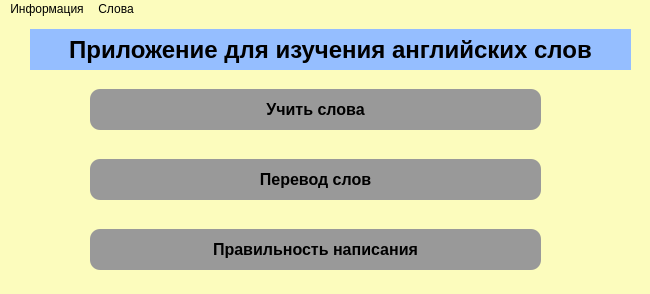
<?xml version="1.0" encoding="UTF-8"?>
<ui version="4.0">
 <class>MainWindow</class>
 <widget class="QMainWindow" name="MainWindow">
  <property name="geometry">
   <rect>
    <x>0</x>
    <y>0</y>
    <width>650</width>
    <height>294</height>
   </rect>
  </property>
  <property name="windowTitle">
   <string>Главное окно</string>
  </property>
  <property name="styleSheet">
   <string notr="true">background-color: rgb(252, 252, 189);</string>
  </property>
  <widget class="QWidget" name="centralwidget">
   <widget class="QLabel" name="label">
    <property name="geometry">
     <rect>
      <x>30</x>
      <y>10</y>
      <width>601</width>
      <height>41</height>
     </rect>
    </property>
    <property name="font">
     <font>
      <pointsize>18</pointsize>
      <weight>75</weight>
      <bold>true</bold>
     </font>
    </property>
    <property name="styleSheet">
     <string notr="true">background-color: rgb(149, 190, 255);</string>
    </property>
    <property name="text">
     <string>Приложение для изучения английских слов</string>
    </property>
    <property name="alignment">
     <set>Qt::AlignCenter</set>
    </property>
   </widget>
   <widget class="QPushButton" name="btn_open_learn_words">
    <property name="geometry">
     <rect>
      <x>90</x>
      <y>70</y>
      <width>451</width>
      <height>41</height>
     </rect>
    </property>
    <property name="font">
     <font>
      <pointsize>-1</pointsize>
      <weight>75</weight>
      <bold>true</bold>
     </font>
    </property>
    <property name="cursor">
     <cursorShape>ArrowCursor</cursorShape>
    </property>
    <property name="layoutDirection">
     <enum>Qt::LeftToRight</enum>
    </property>
    <property name="styleSheet">
     <string notr="true">QPushButton {
    background-color: rgb(153, 153, 153);
    border: none;
    color: #0000;
    padding: 8px 16px;
    font-size: 16px;
    font-weight: bold;
    border-radius: 10px;;
}

QPushButton:pressed {
     background-color: rgb(0, 170, 0);
    padding-left: 14px;
    padding-top: 10px;
}

QPushButton:focus {
    outline: none;
}
</string>
    </property>
    <property name="text">
     <string>Учить слова</string>
    </property>
    <property name="autoRepeatInterval">
     <number>100</number>
    </property>
   </widget>
   <widget class="QPushButton" name="btn_open_translate_words">
    <property name="geometry">
     <rect>
      <x>90</x>
      <y>140</y>
      <width>451</width>
      <height>41</height>
     </rect>
    </property>
    <property name="font">
     <font>
      <pointsize>-1</pointsize>
      <weight>75</weight>
      <bold>true</bold>
     </font>
    </property>
    <property name="cursor">
     <cursorShape>ArrowCursor</cursorShape>
    </property>
    <property name="layoutDirection">
     <enum>Qt::LeftToRight</enum>
    </property>
    <property name="styleSheet">
     <string notr="true">QPushButton {
    background-color: rgb(153, 153, 153);
    border: none;
    color: #0000;
    padding: 8px 16px;
    font-size: 16px;
    font-weight: bold;
    border-radius: 10px;;
}

QPushButton:pressed {
     background-color: rgb(0, 170, 0);
    padding-left: 14px;
    padding-top: 10px;
}

QPushButton:focus {
    outline: none;
}
</string>
    </property>
    <property name="text">
     <string>Перевод слов</string>
    </property>
    <property name="autoRepeatInterval">
     <number>100</number>
    </property>
   </widget>
   <widget class="QPushButton" name="btn_open_currect_words">
    <property name="geometry">
     <rect>
      <x>90</x>
      <y>210</y>
      <width>451</width>
      <height>41</height>
     </rect>
    </property>
    <property name="font">
     <font>
      <pointsize>-1</pointsize>
      <weight>75</weight>
      <bold>true</bold>
     </font>
    </property>
    <property name="cursor">
     <cursorShape>ArrowCursor</cursorShape>
    </property>
    <property name="layoutDirection">
     <enum>Qt::LeftToRight</enum>
    </property>
    <property name="styleSheet">
     <string notr="true">QPushButton {
    background-color: rgb(153, 153, 153);
    border: none;
    color: #0000;
    padding: 8px 16px;
    font-size: 16px;
    font-weight: bold;
    border-radius: 10px;;
}

QPushButton:pressed {
     background-color: rgb(0, 170, 0);
    padding-left: 14px;
    padding-top: 10px;
}

QPushButton:focus {
    outline: none;
}
</string>
    </property>
    <property name="text">
     <string>Правильность написания</string>
    </property>
    <property name="autoRepeatInterval">
     <number>100</number>
    </property>
   </widget>
  </widget>
  <widget class="QMenuBar" name="menubar">
   <property name="geometry">
    <rect>
     <x>0</x>
     <y>0</y>
     <width>650</width>
     <height>21</height>
    </rect>
   </property>
   <widget class="QMenu" name="menu_app">
    <property name="font">
     <font>
      <pointsize>14</pointsize>
      <weight>75</weight>
      <bold>true</bold>
     </font>
    </property>
    <property name="styleSheet">
     <string notr="true">background-color: rgb(165, 165, 165);</string>
    </property>
    <property name="title">
     <string>Информация</string>
    </property>
    <widget class="QMenu" name="menu">
     <property name="font">
      <font>
       <weight>75</weight>
       <bold>true</bold>
      </font>
     </property>
     <property name="styleSheet">
      <string notr="true">background-color: rgb(182, 182, 182);</string>
     </property>
     <property name="title">
      <string>О приложении</string>
     </property>
     <addaction name="for_learn_words"/>
     <addaction name="for_translate_words"/>
     <addaction name="for_correct_words"/>
     <addaction name="separator"/>
     <addaction name="info_about_add_delete"/>
    </widget>
    <addaction name="menu"/>
    <addaction name="for_creator_app"/>
   </widget>
   <widget class="QMenu" name="menu_words">
    <property name="font">
     <font>
      <pointsize>14</pointsize>
      <weight>75</weight>
      <bold>true</bold>
     </font>
    </property>
    <property name="styleSheet">
     <string notr="true">background-color: rgb(182, 182, 182);</string>
    </property>
    <property name="title">
     <string>Слова</string>
    </property>
    <addaction name="action_words"/>
   </widget>
   <addaction name="menu_app"/>
   <addaction name="menu_words"/>
  </widget>
  <action name="for_creator_app">
   <property name="text">
    <string>О создателе</string>
   </property>
   <property name="font">
    <font>
     <weight>75</weight>
     <bold>true</bold>
    </font>
   </property>
  </action>
  <action name="for_learn_words">
   <property name="text">
    <string>Вкладка &quot;учить слова&quot;</string>
   </property>
   <property name="font">
    <font>
     <weight>75</weight>
     <bold>true</bold>
     <kerning>true</kerning>
    </font>
   </property>
  </action>
  <action name="for_translate_words">
   <property name="text">
    <string>Вкладка &quot;перевод слов&quot;</string>
   </property>
   <property name="font">
    <font>
     <weight>75</weight>
     <bold>true</bold>
    </font>
   </property>
  </action>
  <action name="for_correct_words">
   <property name="text">
    <string>Вкладка &quot;правильность написания&quot;</string>
   </property>
   <property name="font">
    <font>
     <weight>75</weight>
     <bold>true</bold>
    </font>
   </property>
  </action>
  <action name="action_words">
   <property name="text">
    <string>Добавить/Удалить</string>
   </property>
  </action>
  <action name="action_delete_words">
   <property name="text">
    <string>Удалить слова</string>
   </property>
  </action>
  <action name="info_about_add_delete">
   <property name="text">
    <string>Вкладка добавить/удалить слова</string>
   </property>
  </action>
 </widget>
 <resources/>
 <connections/>
</ui>
